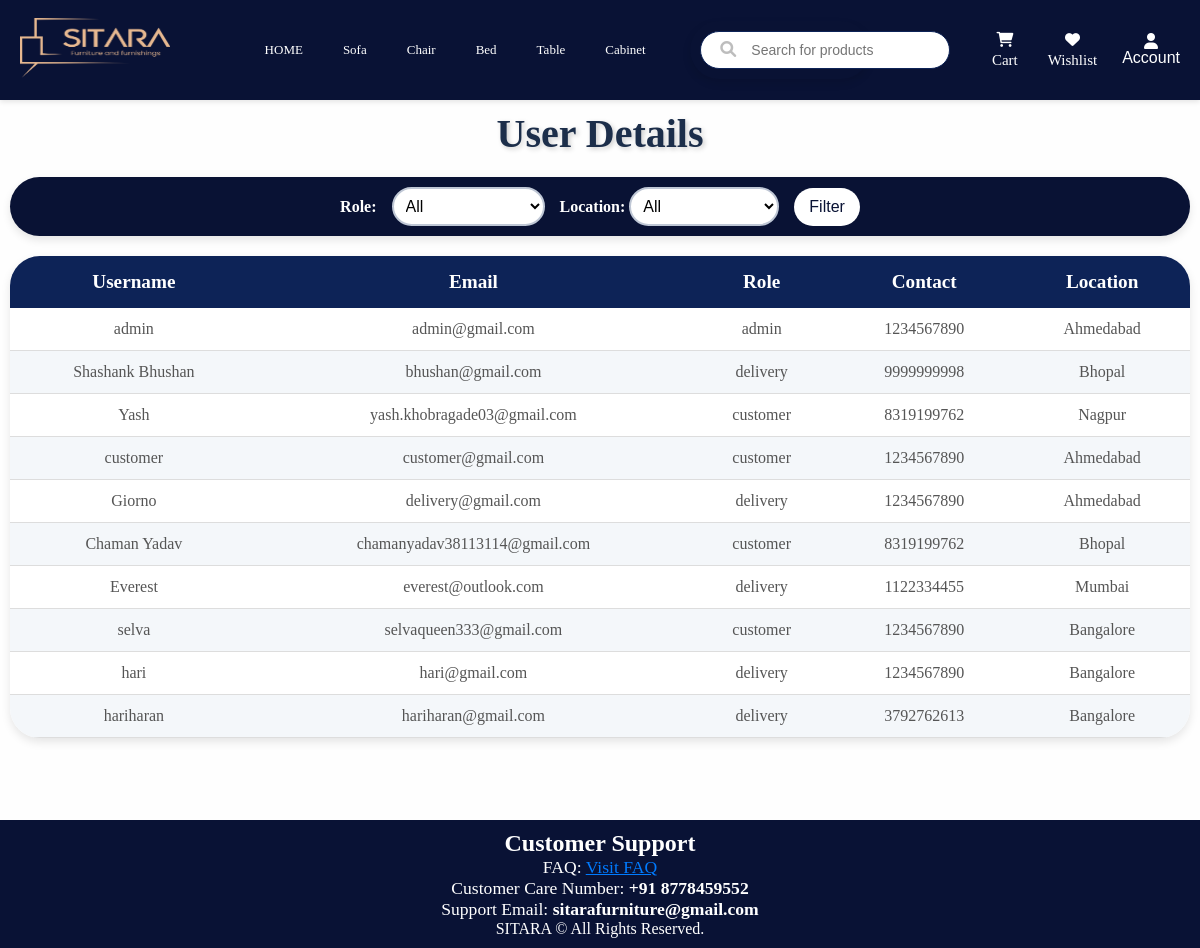
Before: /admin/user_details (signed in) with the older database file.
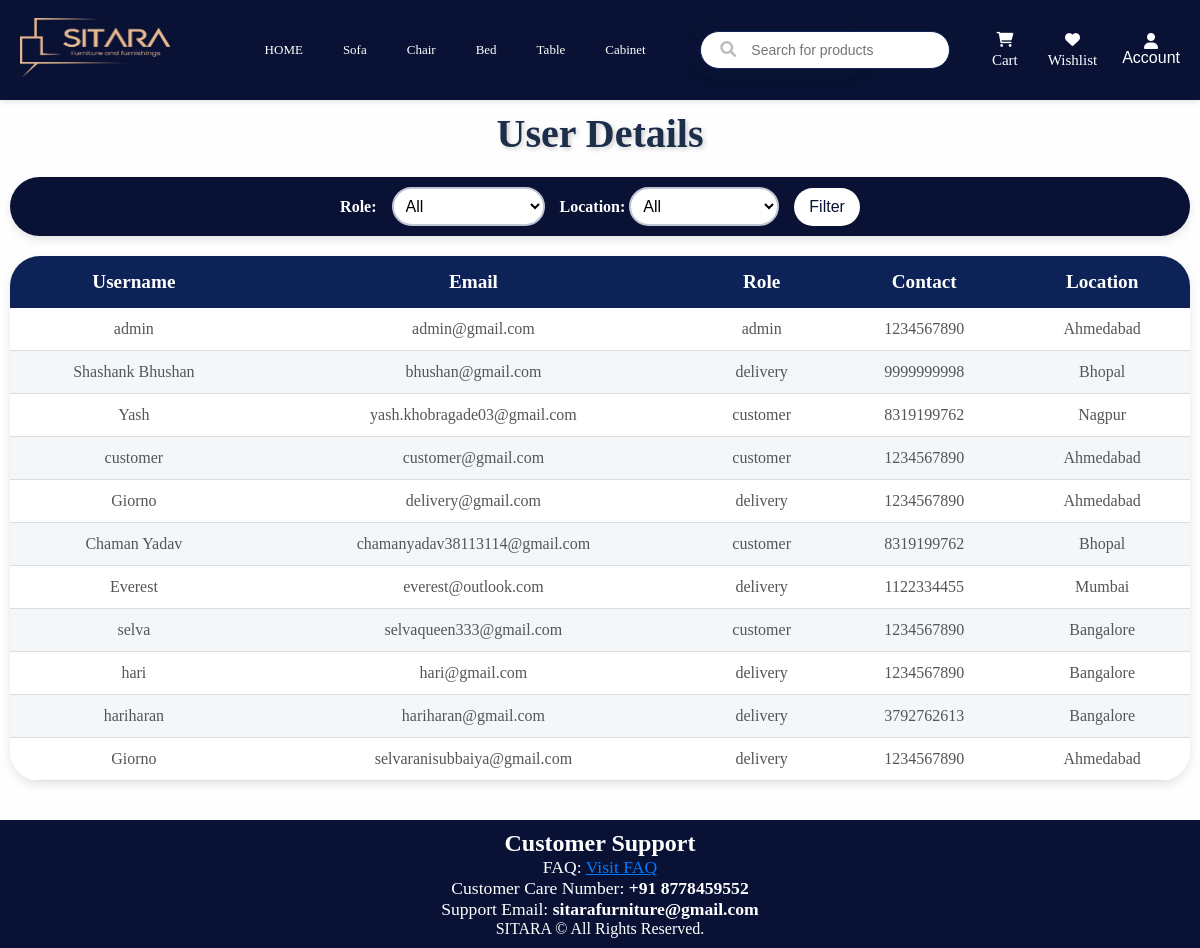
After: the same page with the newer database file.
### app/models.py (models this page shows, shortened)
class User(UserMixin, db.Model):
    id = db.Column(db.Integer, primary_key=True)
    username = db.Column(db.String(50), nullable=False)
    email = db.Column(db.String(100), unique=True, nullable=False)
    password = db.Column(db.String(255), nullable=False)
    role = db.Column(db.String(20), nullable=False)
    contact = db.Column(db.String(20), nullable=False)
    address = db.Column(db.String(200), nullable=False)
    city = db.Column(db.String(100), nullable=False)
    reset_token = db.Column(db.String(128), nullable=True)

### app/admin.py (the view)
@admin.route('/user_details', methods=['GET', 'POST'])
@restrict_to_admin()
def user_details():
    role_filter = request.args.get('role','')
    location_filter = request.args.get('location','')
    query = User.query
    if role_filter:
        query = query.filter_by(role=role_filter)
    if location_filter:
        query = query.filter(User.city.ilike(f"%{location_filter}%"))
    users = query.all()
    return render_template('user_details.html', users=users, role_filter=role_filter, location_filter=location_filter)

### app/utils.py (called while the page is built)
def restrict_to_admin():
    def decorator(f):
        @wraps(f)
        @login_required
        def decorated_function(*args, **kwargs):
            if current_user.role != "admin":
                flash("Access denied! Admins only.", "danger")
                return redirect(url_for("main.home"))
            return f(*args, **kwargs)
        return decorated_function
    return decorator

### app/templates/user_details.html (shortened to what this page needs)
<!DOCTYPE html>
<html lang="en">
<head>
    <link rel="stylesheet" href="{{ url_for('static', filename='user.css') }}">
</head>
<body>
    {% extends "home.html" %}
    {% block content %}
    <div class="container">
        <h1>User Details</h1>
    <form method="GET" action="{{ url_for('admin.user_details') }}" class= "filter-form">
        <label for="role">Role:</label>
        <select name="role" id="role">
            <option value="">All</option>
        </select>
<div class="form-group">
  <label for="location">Location:</label>
  <select name="location" id="location" class="form-control">
      <option value="">All</option>
  </select>
</div>
        <button type="submit">Filter</button>
    </form>
    <table>
        <thead>
            <tr>
                <th>Username</th>
                <th>Email</th>
                <th>Role</th>
                <th>Contact</th>
                <th>Location</th>
            </tr>
        </thead>
        <tbody>
            {% for user in users %}
                <tr>
                    <td>{{ user.username }}</td>
                    <td>{{ user.email }}</td>
                    <td>{{ user.role }}</td>
                    <td>{{ user.contact }}</td>
                    <td>{{ user.city }}</td>
                </tr>
            {% endfor %}
        </tbody>
    </table>
</div>
    {% endblock %}

### app/templates/home.html (shortened to what this page needs)
<!DOCTYPE html>
<html lang="en">
<head>
    <link rel="stylesheet" href="https://cdnjs.cloudflare.com/ajax/libs/font-awesome/6.0.0/css/all.min.css">
    <link rel="stylesheet" href="{{ url_for('static', filename='home.css') }}">
</head>
<body>
    <nav class="navbar">
        <div class="logo">
            <a href="/">
                <img src="{{ url_for('static', filename='videos/sitara logo.png') }}" alt="sitara logo" ">
            </a>
        </div>
    <nav class="categories-nav">
            <ul >
                <li><a href="/" class="{% if request.path == '/' %}active{% endif %}">HOME</a></li>
                <li><a href="{{ url_for('main.category_specific', category='sofa') }}" class="{% if request.path.startswith('/category/male') %}active{% endif %}">Sofa</a></li>
                <li><a href="{{ url_for('main.category_specific', category='chair') }}" class="{% if request.path.startswith('/category/female') %}active{% endif %}">Chair</a></li>
                <li><a href="{{ url_for('main.category_specific', category='bed') }}" class="{% if request.path.startswith('/category/kids') %}active{% endif %}">Bed</a></li>
                <li><a href="{{ url_for('main.category_specific', category='table') }}" class="{% if request.path.startswith('/category/shoes') %}active{% endif %}">Table</a></li>
                <li><a href="{{ url_for('main.category_specific', category='cabinet') }}" class="{% if request.path.startswith('/category/accessory') %}active{% endif %}">Cabinet</a></li>
            </ul>
        </nav>
            <div class="search-container">
                <form action="{{ url_for('main.search') }}" method="get">
                    <input type="text" name="q" placeholder="Search for products" value="{{ request.args.get('q', '') }}">
                    <button type="submit"><i class="fa fa-search"></i></button>
                </form>
            </div>
            <div class="navbar-buttons">
                <a href="{{ url_for('main.cart') }}" class="cart-btn">
                    <i class="fa-solid fa-cart-shopping"></i>
                    <span>Cart</span>
                </a>
                <a href="{{ url_for('main.wishlist') }}" class="wishlist-btn">
                    <i class="fa fa-heart"></i>
                    <span>Wishlist</span>
                </a>
                <div class="dropdown navbar-right">
                    <button class="dropbtn">
                    <i class="fa fa-user"></i>
                    <span> Account </span>
                    </button>
                </div>
            </div>
    </nav>
    <main>
        {% block content %}{% endblock %}
    </main>
    <footer>
        <section id="support">
            <h2 style="text-align: center;">Customer Support</h2>
            <p style="text-align: center; font-size: 1.1em;">FAQ: <a href="{{ url_for('main.faq') }}" style="color: #007bff;">Visit FAQ</a></p>
            <p style="text-align: center; font-size: 1.1em;">Customer Care Number: <span style="font-weight: bold;">+91 8778459552</span></p>
            <p style="text-align: center; font-size: 1.1em;">Support Email: <span style="font-weight: bold;">sitarafurniture@gmail.com</span></p>
        </section>
               <p>SITARA &copy; All Rights Reserved.</p>
</body>
</html>

### app/static/user.css (style rules this page uses)
body { background: linear-gradient(to bottom, #f0f4f8, #d9e2ec); margin: 0; padding: 20px; color: #db1111; }
h1 { text-align: center; font-size: 2.5rem; color: #1c2e4a; margin-bottom: 20px; text-shadow: 2px 2px 5px rgba(0, 0, 0, 0.2); }
form { display: flex; justify-content: center; align-items: center; gap: 15px; padding: 10px; background-color: #091234; box-shadow: 0px 4px 8px rgba(0, 0, 0, 0.1); border-radius: 50px; }
form label { font-weight: bold; color: #ffffff; }
form select, form input { padding: 8px 8px; border: 2px solid #bfc7d5; border-radius: 20px; font-size: 1rem; background-color: #ffffff; transition: border-color 0.3s ease; }
form button { background: #ffffff; color: #091234; padding: 10px 15px; border: none; border-radius: 20px; cursor: pointer; font-size: 1rem; transition: all 0.3s ease; }
table { width: 100%; border-collapse: collapse; margin-top: 20px; background-color: #fff; box-shadow: 0px 4px 10px rgba(0, 0, 0, 0.1); border-radius: 30px; overflow: hidden; text-align: center; }
table thead { background-color: #0d2357; color: #fff; }
table thead th { padding: 15px; font-size: 1.2rem; }
table tbody tr:nth-child(even) { background-color: #f4f7fa; }
table tbody tr:nth-child(odd) { background-color: #fff; }
table tbody td { padding: 12px 15px; border-bottom: 1px solid #ddd; font-size: 1rem; color: #555; }
.container { flex-grow: 1; }

### app/static/home.css (style rules this page uses)
* { margin: 0; padding-top: 0; box-sizing: border-box; }
body { margin: 0; padding: 0; background-color: #f4f4f4; color: #333; */ }
.logo img { height: 60px; width: 150px; mix-blend-mode: screen; }
main { min-height: 90vh; padding: 20px; margin-top: 100px; display: flex; justify-content: center; }
.categories-nav { background-color:#091235; display: flex; justify-content: center; flex-wrap: wrap; margin-right: -50px; }
.categories-nav ul { list-style: none; display: flex; justify-content: space-evenly; padding: 0.5rem; margin-bottom: 0px; gap: 40px; flex-wrap: wrap; }
.categories-nav li { display: flex; color: #fff; font-weight: 500; font-size: 13px; transition: color 0.3s ease; }
.categories-nav a { text-decoration: none; color: #fff; font-weight: 500; font-size: 13px; transition: color 0.3s ease; }
.navbar { position: fixed; top: 0; left: 0; width: 100%; height: 100px; z-index: 1000; background-color: #091235; display: flex; align-items: center; justify-content: space-between; padding: 10px 20px; box-shadow: 0px 2px 5px rgba(0, 0, 0, 0.1); }
.search-container { position: relative; display: flex; align-items: center; background-color: #091234; }
.search-container input { padding: 10px 15px; padding-left: 50px; border: 1px solid #0d2357; border-radius: 30px; width: 250px; outline: none; margin-right: -90px; font-size: 14px; }
.search-container button { position: absolute; left: 15px; top: 50%; transform: translateY(-50%); border: none; background: none; cursor: pointer; color:rgba(0, 0, 0, 0.26); }
.cart-btn, .wishlist-btn, .Account { text-decoration: none; color: white; gap: 5px; font-size: 15px; display: flex; flex-direction: column; align-items: center; justify-content: center; padding: 5px; transition: background-color 0.3s ease; }
.navbar-buttons { display: flex; justify-content: space-evenly; align-items: center; gap: 20px; margin-left: 30px; }
.navbar-buttons .dropdown .dropbtn { background: none; border: none; color: white; padding: 0; font-size: 1em; cursor: pointer; text-decoration: none; }
.dropbtn { display: flex; flex-direction: column; align-items: center; justify-content: center; background: none; border: none; cursor: pointer; color: white; font-size: 1em; padding: 8px 10px; transition: transform 0.2s ease; }
footer { background-color:#091235; color: white; text-align: center; padding: 10px 0; width: 100%; bottom: 0; left: 0; position: relative; }
main { min-height: 90vh; padding: 10px; }

Changed rows visible on the page:
added User: username "Giorno", email "selvaranisubbaiya@gmail.com", role "delivery", contact "1234567890", city "Ahmedabad"
